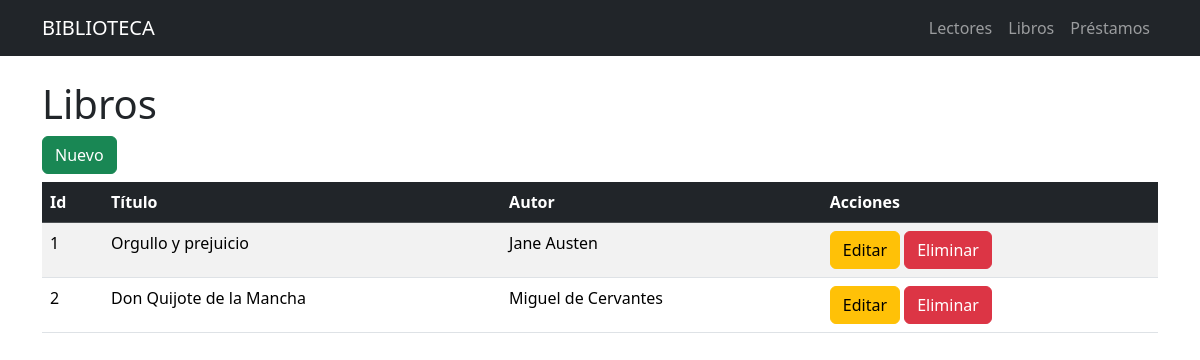
Page /libros on the committed database.
### tables this page shows
CREATE TABLE libros(
        id INTEGER PRIMARY KEY,
        titulo TEXT NOT NULL,
        autor TEXT NOT NULL
    );

### app.py (the view)
@app.route("/libros")
def libros():
    conn = get_db_connection()
    libros = conn.execute(
        "SELECT * FROM libros"
    ).fetchall()
    conn.close()
    return render_template("libros.html", libros=libros)

### app.py (called while the page is built)
def get_db_connection():
    conn = sqlite3.connect("biblioteca.db")
    conn.row_factory = sqlite3.Row
    return conn

### templates/libros.html
{% extends "base.html" %}
{% block content %}
<h1>Libros</h1>
<a href="{{ url_for('nuevo_libro') }}" class="btn btn-success mb-2">
    Nuevo
</a>
<table class="table table-striped table-hover">
    <thead class="table-dark">
        <tr>
            <th>Id</th>
            <th>Título</th>
            <th>Autor</th>
            <th>Acciones</th>
        </tr>
    </thead>
    <tbody>
        {% for libro in libros %}
        <tr>
            <td>{{ libro.id }}</td>
            <td>{{ libro.titulo }}</td>
            <td>{{ libro.autor }}</td>
            <td>
                <a href="{{ url_for('editar_libro', id=libro.id) }}"
                   class="btn btn-warning">
                    Editar
                </a>
                <a href="{{ url_for('eliminar_libro', id=libro.id) }}"
                   class="btn btn-danger"
                   onclick="return confirm('¿Está seguro?')">
                    Eliminar
                </a>
            </td>
        </tr>
        {% endfor %}
    </tbody>
</table>
{% endblock %}

### rows in the picture
libros: id "1", titulo "Orgullo y prejuicio", autor "Jane Austen"
libros: id "2", titulo "Don Quijote de la Mancha", autor "Miguel de Cervantes"
